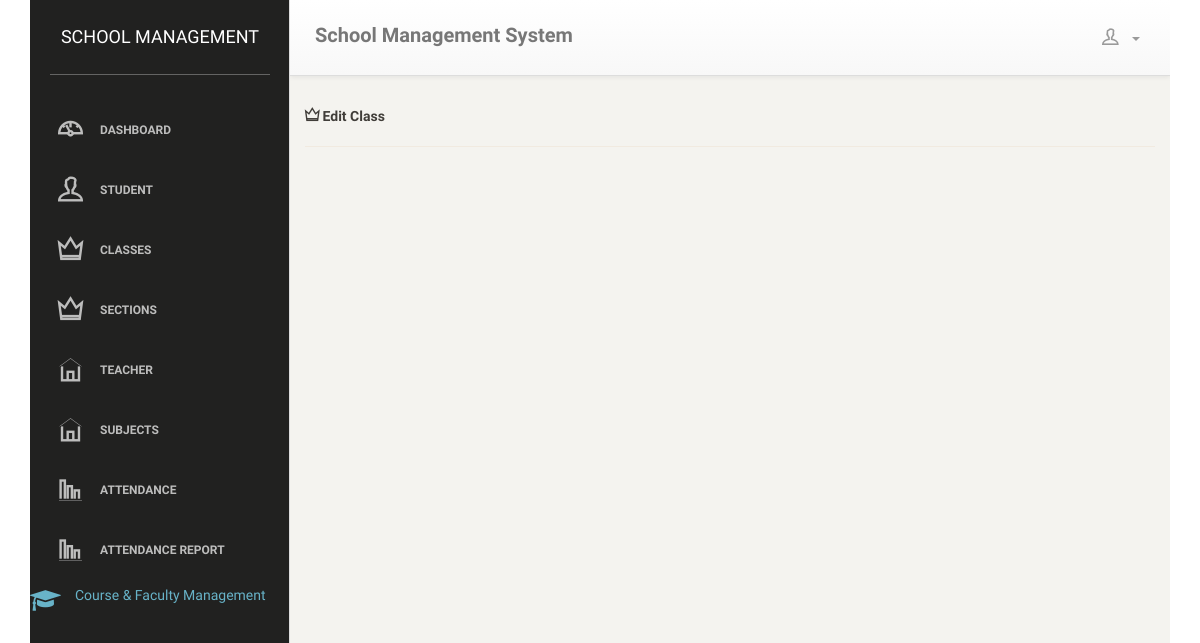
The page /edit_class?class_id=1 (signed in) on the database as committed earlier.
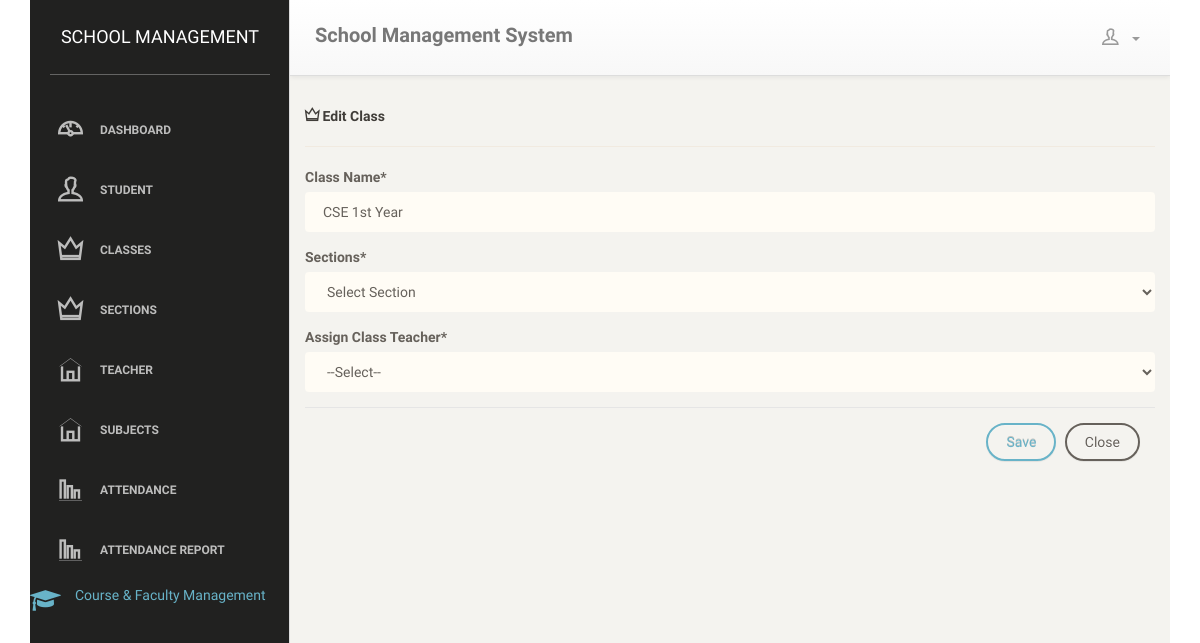
The same page on the database as committed later.
### tables this page shows
CREATE TABLE sms_classes (
            id INTEGER PRIMARY KEY AUTOINCREMENT,
            name TEXT,
            code TEXT,
            section INTEGER,
            teacher_id INTEGER
        );

### app.py (the view)
@app.route("/edit_class", methods =['GET'])
def edit_class():
    if 'loggedin' in session:
        class_id = request.args.get('class_id')
        db = get_db()
        cursor = db.cursor()
        cursor.execute('SELECT c.id, c.name, s.section, t.teacher FROM sms_classes c LEFT JOIN sms_section s ON s.section_id = c.section LEFT JOIN sms_teacher t ON t.teacher_id = c.teacher_id WHERE c.id = ?', (class_id,))
        classes = cursor.fetchall()
        cursor.execute('SELECT * FROM sms_section')
        sections = cursor.fetchall()
        cursor.execute('SELECT * FROM sms_teacher')
        teachers = cursor.fetchall()
        db.close()
        return render_template("edit_class.html", classes = classes, sections = sections, teachers = teachers)
    return redirect(url_for('login'))

### app.py (called while the page is built)
def get_db():
    db = sqlite3.connect('python_sms.db')
    db.row_factory = sqlite3.Row
    return db

### templates/edit_class.html (shortened to what this page needs)
{% include 'header.html' %}
<body>
	{% include 'top_menus.html' %}
	<div class="container">
		{% include 'left_menus.html' %}
		<div class="content">
			<div class="container-fluid">
				<div class="row">
				<a href="#"><strong><span class="ti-crown"></span> Edit Class</strong></a>
				<hr>
				{% for class in classes %}
					<form method="post" id="classForm" action="{{ url_for('save_class')}}">
						<div class="form-group">
							<label for="firstname" class="control-label">Class Name*</label>
							<input type="text" class="form-control" id="cname" name="cname" placeholder="Class Name" value="{{class.name}}" required>
						</div>
						<div class="form-group">
							<label for="mname" class="control-label">Sections*</label>
							<select name="sectionid" id="sectionid" class="form-control" required>
								<option value="">Select Section</option>
							</select>
						</div>
						<div class="form-group">
							<label for="mname" class="control-label">Assign Class Teacher*</label>
							<select name="teacherid" id="teacherid" class="form-control" required>
								<option value="">--Select--</option>
							</select>
						</div>
						<div class="modal-footer">
							<input type="submit" name="save" id="save" class="btn btn-info" value="Save" />
							<button type="button" class="btn btn-default" data-dismiss="modal">Close</button>
						</div>
					</form>
				{% endfor %}
				</div>
			</div>
		</div>
	</div>
</body>
</html>

Rows that differ between the two databases and show on the page:
added sms_classes: cname "CSE 1st Year"
